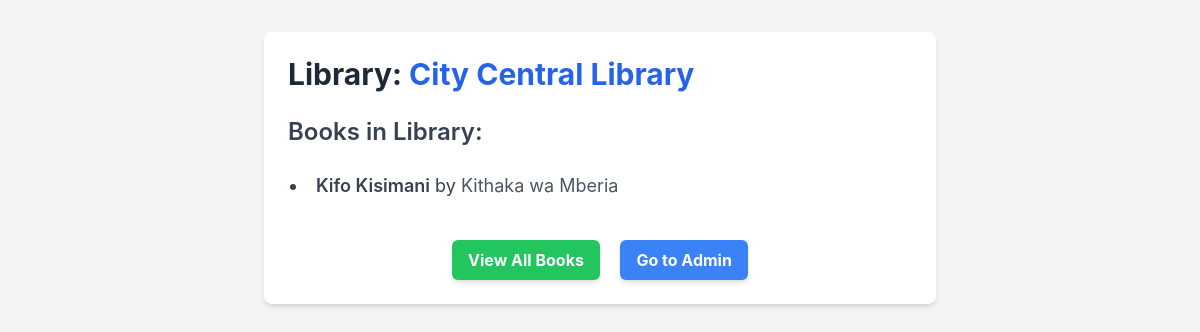
Page /relationship/library/1/ on the committed database.
### relationship_app/models.py (models this page shows, shortened)
class Library(models.Model):
    name = models.CharField(max_length=200)
    address = models.CharField(max_length=300) # Re-added the missing address field
    class Meta:
        permissions = [
            ("can_manage_library", "Can manage library details (add/edit/delete)"),
        ]

class Book(models.Model):
    title = models.CharField(max_length=200)
    author = models.ForeignKey(Author, on_delete=models.CASCADE)
    libraries = models.ManyToManyField('Library', related_name='books')
    class Meta:
        permissions = [
            ("can_add_book", "Can add a new book"),
            ("can_change_book", "Can change existing books"),
            ("can_delete_book", "Can delete books"),
        ]

class Author(models.Model):
    name = models.CharField(max_length=200) # Reverted to 200 based on common practice, adjust if checker needs 100

### relationship_app/views.py (the view)
# urls.py: path('library/<int:pk>/', LibraryDetailView.as_view(), name='library_detail'),
class LibraryDetailView(DetailView):
    model = Library # Specifies that this view operates on the Library model
    template_name = 'relationship_app/library_detail.html' # Defines the template to be used for rendering
    context_object_name = 'library' # Sets the name of the context variable used in the template (e.g., {{ library.name }})

### relationship_app/templates/relationship_app/library_detail.html (shortened to what this page needs)
<!DOCTYPE html>
<html lang="en">
<head>
    <script src="https://cdn.tailwindcss.com"></script>
</head>
<body class="bg-gray-100 p-8">
    <div class="max-w-2xl mx-auto bg-white p-6 rounded-lg shadow-md">
        <h1 class="text-3xl font-bold text-gray-800 mb-6">Library: <span class="text-blue-600">{{ library.name }}</span></h1>
        <h2 class="text-2xl font-semibold text-gray-700 mb-4">Books in Library:</h2>
        {% if library.books.all %}
            <ul class="list-disc pl-5 space-y-2">
                {% for book in library.books.all %}
                <li class="text-lg text-gray-700 p-2 border-b border-gray-200 last:border-b-0 rounded-md hover:bg-gray-50 transition duration-150 ease-in-out">
                    <span class="font-semibold">{{ book.title }}</span> by <span class="text-gray-600">{{ book.author.name }}</span>
                </li>
                {% endfor %}
            </ul>
        {% else %}
            <p class="text-gray-600 text-lg">No books found in this library.</p>
        {% endif %}
        <div class="mt-8 text-center">
            <a href="{% url 'relationship_app:book_list' %}" class="inline-block bg-green-500 hover:bg-green-600 text-white font-bold py-2 px-4 rounded-md transition duration-150 ease-in-out shadow-md mr-4">
                View All Books
            </a>
            <a href="{% url 'admin:index' %}" class="inline-block bg-blue-500 hover:bg-blue-600 text-white font-bold py-2 px-4 rounded-md transition duration-150 ease-in-out shadow-md">
                Go to Admin
            </a>
        </div>
    </div>
</body>
</html>

### relationship_app/templates/relationship_app/library_detail.html (style rules this page uses)
body { font-family: 'Inter', sans-serif; }

### rows in the picture
Library: name "City Central Library"
Book: title "Kifo Kisimani", author.name "Kithaka wa Mberia"
